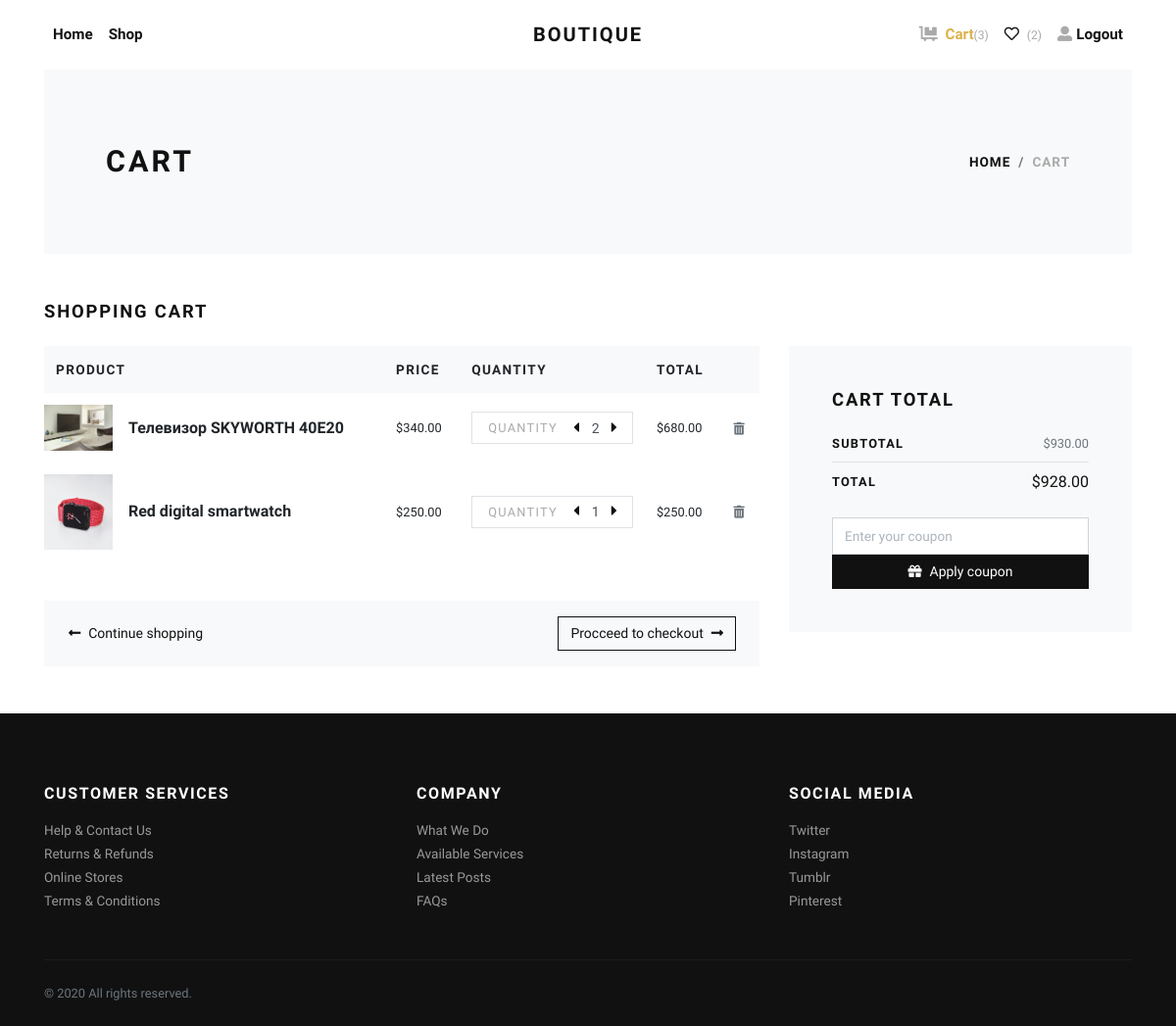
/cart/ (signed in), run on an earlier commit of the app's database.
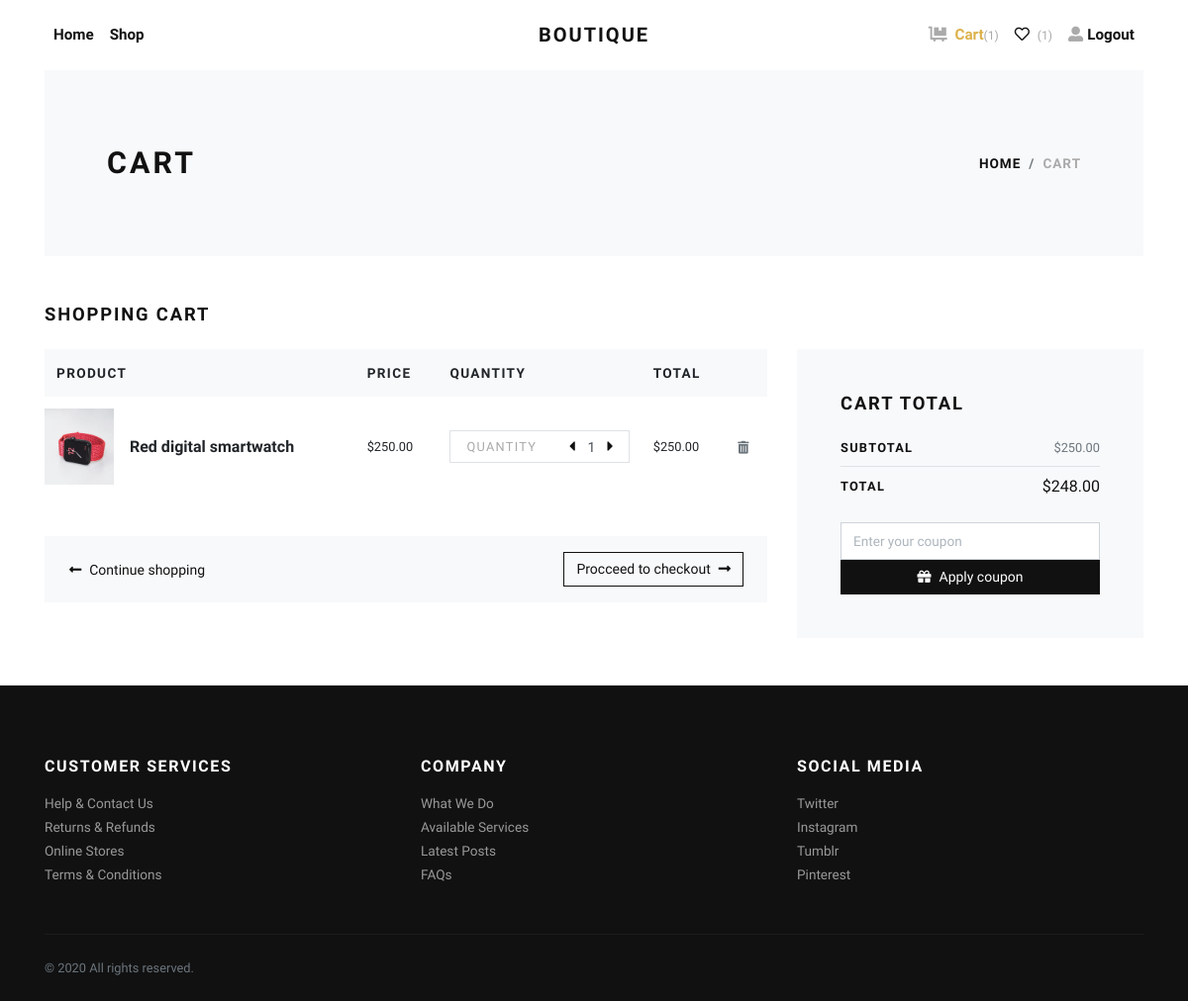
And on a later commit of the database.
### products/models.py (models this page shows, shortened)
class Customer(models.Model):
    user = models.OneToOneField(
        User, on_delete=models.CASCADE, null=True, blank=True)
    full_name = models.CharField(max_length=200, null=True)
    email = models.CharField(max_length=200, null=True)

class Order(models.Model):
    customer = models.ForeignKey(
        Customer, on_delete=models.CASCADE)
    coupon = models.ForeignKey(
        Coupon, on_delete=models.SET_NULL, blank=True, null=True)
    complete = models.BooleanField(default=False)
    @property
    def get_cart_total(self):
        order_items = self.orderitem_set.all()
        total = sum([item.get_total for item in order_items])
        return total
    @property
    def get_cart_items(self):
        order_items = self.orderitem_set.all()
        total = sum([item.quantity for item in order_items])
        return total
    @property
    def get_coupon(self):
        if self.coupon:
            return True
        return False

class OrderItem(models.Model):
    product = models.ForeignKey(
        Product, on_delete=models.CASCADE)
    order = models.ForeignKey(
        Order, on_delete=models.SET_NULL, blank=True, null=True)
    quantity = models.IntegerField(default=0, null=True, blank=True)
    date_added = models.DateTimeField(auto_now_add=True)
    @property
    def get_total(self):
        total = self.product.price * self.quantity
        return total

class Product(models.Model):
    PRODUCT_STATUS = (
        (None, 'NONE'),
        ('danger', 'SOLD'),
        ('primary', 'SALE'),
        ('info', 'NEW'),
    )
    name = models.CharField(max_length=200)
    price = models.FloatField()
    image = models.ImageField(upload_to='products')
    about = models.TextField()
    sku = models.IntegerField(default=0)
    brand = models.ForeignKey(Brand, on_delete=models.CASCADE)
    category = models.ForeignKey(Category, on_delete=models.CASCADE)
    type = models.ManyToManyField(Type)
    description = RichTextField()
    status = models.CharField(
        choices=PRODUCT_STATUS,
        default=None, max_length=10,
        null=True, blank=True
    )
    stars = models.IntegerField(
        validators=[
            MinValueValidator(0),
            MaxValueValidator(5)]
    )
    completed = models.BooleanField(default=False)
    @property
    def image_url(self):
        try:
            url = self.image.url
        except Exception as err:
            url = ""
            print(err)
        return url

class Coupon(models.Model):
    code = models.CharField(max_length=20)
    discount = models.IntegerField()

### products/views.py (the view)
# urls.py: path('cart/', views.CartView.as_view(), name="cart"),
class CartView(TemplateView, GetItemsProduct):
    template_name = 'products/cart.html'
    def get_context_data(self, **kwargs):
        context = super(CartView, self).get_context_data()
        context['active'] = 'cart'
        return context
    @method_decorator(login_required(login_url='/users/login'))
    def dispatch(self, *args, **kwargs):
        return super().dispatch(*args, **kwargs)

### products/views.py (called while the page is built)
    def get_order(self):
        customer = self.request.user.customer
        order, created = Order.objects.get_or_create(
            customer=customer, complete=False)
        return order

    def get_item(self):
        return self.get_order().orderitem_set.all()

    def get_cart_item(self):
        return self.get_order().get_cart_items

    def get_coupon(self):
        if self.get_order().get_coupon:
            return self.get_order().get_cart_total - self.get_order().coupon.discount
        else:
            return self.get_order().get_cart_total

    def get_wishlist(self):
        return self.get_order().wishlist_set.all()

### products/templates/products/cart.html (shortened to what the changed rows need)
{% extends 'base.html' %}
{% load static %}
{% block content %}
    <div class="page-holder">
        {% include 'include/navbar.html' %}
        <div class="container">
            <section class="py-5 bg-light">
                <div class="container">
                    <div class="row px-4 px-lg-5 py-lg-4 align-items-center">
                        <div class="col-lg-6">
                            <h1 class="h2 text-uppercase mb-0">Cart</h1>
                        </div>
                    </div>
                </div>
            </section>
            <section class="py-5">
                <h2 class="h5 text-uppercase mb-4">Shopping cart</h2>
                <div class="row">
                    <div class="col-lg-8 mb-4 mb-lg-0">
                        <div class="table-responsive mb-4">
                            <table class="table">
                                <thead class="bg-light">
                                <tr>
                                    <th class="border-0" scope="col"><strong
                                            class="text-small text-uppercase">Product</strong></th>
                                    <th class="border-0" scope="col"><strong
                                            class="text-small text-uppercase">Price</strong></th>
                                    <th class="border-0" scope="col"><strong
                                            class="text-small text-uppercase">Quantity</strong></th>
                                    <th class="border-0" scope="col"><strong
                                            class="text-small text-uppercase">Total</strong></th>
                                    <th class="border-0" scope="col"></th>
                                </tr>
                                </thead>
                                <tbody>
                                {% if view.get_item %}
                                    {% for item in view.get_item %}
                                        <tr>
                                            <th class="pl-0 border-0" scope="row">
                                                <div class="media align-items-center"><a
                                                        class="reset-anchor d-block animsition-link"
                                                        href="{% url 'products:detail' item.product.id %}"><img
                                                        src="{{ item.product.image_url }}" alt="..." width="70"/></a>
                                                    <div class="media-body ml-3"><strong class="h6"><a
                                                            class="reset-anchor animsition-link"
                                                            href="{% url 'products:detail' item.product.id %}">{{ item.product.name }}</a></strong>
                                                    </div>
                                                </div>
                                            </th>
                                            <td class="align-middle border-0">
                                                <p class="mb-0 small">${{ item.product.price|floatformat:2 }}</p>
                                            </td>
                                            <td class="align-middle border-0">
                                                <div class="border d-flex align-items-center justify-content-between px-3"><span
                                                        class="small text-uppercase text-gray headings-font-family">Quantity</span>
                                                    <div class="quantity">
                                                        <a href="{% url 'products:update-cart' 'remove' item.id %}"
                                                           class="dec-btn p-0 text-dark"><i
                                                                class="fas fa-caret-left"></i>
                                                        </a>
                                                        <input class="form-control form-control-sm border-0 shadow-0 p-0"
                                                               type="text" value="{{ item.quantity }}"/>
                                                        <a href="{% url 'products:update-cart' 'add' item.id %}"
                                                           class="inc-btn p-0 text-dark"><i
                                                                class="fas fa-caret-right"></i>
                                                        </a>
                                                    </div>
                                                </div>
                                            </td>
                                            <td class="align-middle border-0">
                                                <p class="mb-0 small">${{ item.get_total|floatformat:2 }}</p>
                                            </td>
                                            <td class="align-middle border-0">
                                                <a class="reset-anchor"
                                                   href="{% url 'products:delitem' 'cart' item.id %}">
                                                    <i class="fas fa-trash-alt small text-muted"></i>
                                                </a>
                                            </td>
                                        </tr>
                                    {% endfor %}
                                {% endif %}
                                </tbody>
                            </table>
                        </div>
                    </div>
                    <div class="col-lg-4">
                        <div class="card border-0 rounded-0 p-lg-4 bg-light">
                            <div class="card-body">
                                <ul class="list-unstyled mb-0">
                                    <li class="d-flex align-items-center justify-content-between"><strong
                                            class="text-uppercase small font-weight-bold">Subtotal</strong><span
                                            class="text-muted small">
                                        ${{ view.get_order.get_cart_total|floatformat:2 }}
                                    </span>
                                    </li>
                                    <li class="d-flex align-items-center justify-content-between mb-4"><strong
                                            class="text-uppercase small font-weight-bold">Total</strong><span>
                                        ${{ view.get_coupon|floatformat:2 }}
                                    </span>
                                    </li>
                                </ul>
                            </div>
                        </div>
                    </div>
                </div>
            </section>
        </div>
    </div>
{% endblock %}

### products/templates/include/navbar.html (shortened to what this page needs)
<header class="header bg-white">
    <div class="container px-0 px-lg-3">
        <nav class="navbar navbar-expand-lg navbar-light py-3 px-lg-0"><a class="navbar-brand"
                href="{% url 'products:home' %}"><span
                    class="font-weight-bold text-uppercase text-dark">Boutique</span></a>
            <div class="collapse navbar-collapse" id="navbarSupportedContent">
                <ul class="navbar-nav mr-auto">
                    <li class="nav-item">
                        <a class="nav-link {% if active == 'home' %}active{% endif %}"
                            href="{% url 'products:home' %}">Home</a>
                    </li>
                    <li class="nav-item">
                        <a class="nav-link {% if active == 'shop' %}active{% endif %}"
                            href="{% url 'products:shop' %}">Shop</a>
                    </li>
                </ul>
                <ul class="navbar-nav ml-auto">
                    {% if request.user.is_authenticated %}
                    <li class="nav-item">
                        <a class="nav-link {% if active == 'cart' %}active{% endif %}" href="{% url 'products:cart' %}">
                            <i class="fas fa-dolly-flatbed mr-1 text-gray"></i>
                            Cart<small class="text-gray">({{ view.get_cart_item }})</small>
                        </a>
                    </li>
                    <li class="nav-item">
                        <a class="nav-link {% if active == 'wishlist' %}active{% endif %}" href="{% url 'products:wishlist' %}">
                            <i class="far fa-heart mr-1"></i>
                            <small class="text-gray">({{ view.get_wishlist.count }})</small>
                        </a>
                    </li>
                    <li class="nav-item">
                        <a class="nav-link" href="{% url 'users:logout' %}"> <i
                                class="fas fa-user-alt mr-1 text-gray"></i>Logout
                        </a>
                    </li>
                    {% endif %}
                </ul>
            </div>
        </nav>
    </div>
</header>

What changed in the data, as far as the page shows it:
removed OrderItem: product.image_url (picture), product.name "Телевизор SKYWORTH 40E20", product.price "340.00", quantity "2", get_total "680.00"
Also different on the page:
{{ view.get_cart_item }}: "3" → "1"
{{ view.get_wishlist.count }}: "2" → "1"
{{ view.get_order.get_cart_total|floatformat:2 }}: "930.00" → "250.00"
{{ view.get_coupon|floatformat:2 }}: "928.00" → "248.00"
